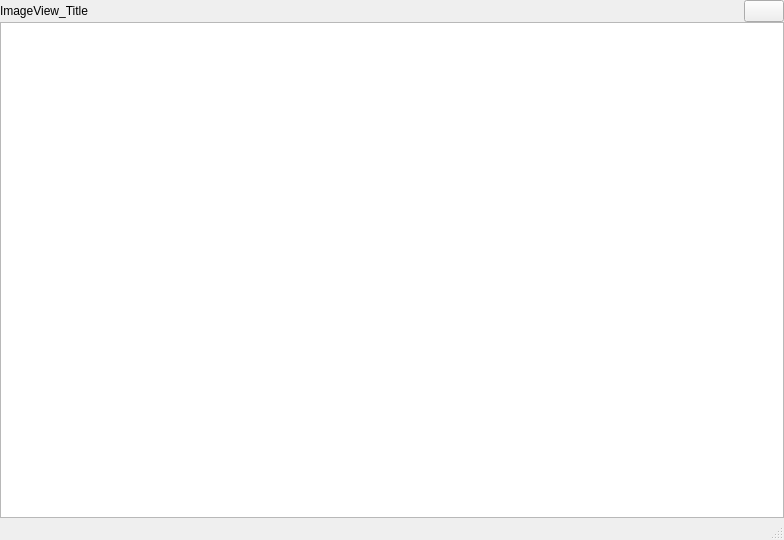
<?xml version="1.0" encoding="UTF-8"?>
<ui version="4.0">
 <class>ImageView</class>
 <widget class="QWidget" name="ImageView">
  <property name="geometry">
   <rect>
    <x>0</x>
    <y>0</y>
    <width>784</width>
    <height>540</height>
   </rect>
  </property>
  <property name="windowTitle">
   <string>Form</string>
  </property>
  <layout class="QGridLayout" name="gridLayout_2">
   <property name="leftMargin">
    <number>0</number>
   </property>
   <property name="topMargin">
    <number>0</number>
   </property>
   <property name="rightMargin">
    <number>0</number>
   </property>
   <property name="bottomMargin">
    <number>0</number>
   </property>
   <property name="spacing">
    <number>0</number>
   </property>
   <item row="0" column="0">
    <widget class="ImageViewQTitleBar" name="m_titlebar" native="true">
     <layout class="QGridLayout" name="gridLayout">
      <property name="leftMargin">
       <number>0</number>
      </property>
      <property name="topMargin">
       <number>0</number>
      </property>
      <property name="rightMargin">
       <number>0</number>
      </property>
      <property name="bottomMargin">
       <number>0</number>
      </property>
      <property name="spacing">
       <number>0</number>
      </property>
      <item row="0" column="2">
       <widget class="QPushButton" name="m_btn_max">
        <property name="text">
         <string/>
        </property>
        <property name="icon">
         <iconset resource="angstrong.qrc">
          <normaloff>:/AngStrong/image_ico/button/max_normal.png</normaloff>:/AngStrong/image_ico/button/max_normal.png</iconset>
        </property>
       </widget>
      </item>
      <item row="0" column="0">
       <widget class="QLabel" name="m_lab_title">
        <property name="text">
         <string>ImageView_Title</string>
        </property>
       </widget>
      </item>
      <item row="0" column="1">
       <spacer name="horizontalSpacer">
        <property name="orientation">
         <enum>Qt::Horizontal</enum>
        </property>
        <property name="sizeHint" stdset="0">
         <size>
          <width>40</width>
          <height>20</height>
         </size>
        </property>
       </spacer>
      </item>
     </layout>
    </widget>
   </item>
   <item row="1" column="0" colspan="2">
    <widget class="ImageViewQView" name="m_graphicsview">
     <property name="mouseTracking">
      <bool>true</bool>
     </property>
     <property name="verticalScrollBarPolicy">
      <enum>Qt::ScrollBarAlwaysOff</enum>
     </property>
     <property name="horizontalScrollBarPolicy">
      <enum>Qt::ScrollBarAlwaysOff</enum>
     </property>
    </widget>
   </item>
   <item row="2" column="0" colspan="2">
    <widget class="ImageViewQStatusBar" name="m_statusbar"/>
   </item>
  </layout>
 </widget>
 <customwidgets>
  <customwidget>
   <class>ImageViewQView</class>
   <extends>QGraphicsView</extends>
   <header>imageview_qview.h</header>
  </customwidget>
  <customwidget>
   <class>ImageViewQTitleBar</class>
   <extends>QWidget</extends>
   <header>imageview_qtitlebar.h</header>
   <container>1</container>
  </customwidget>
  <customwidget>
   <class>ImageViewQStatusBar</class>
   <extends>QStatusBar</extends>
   <header>imageview_qstatusbar.h</header>
  </customwidget>
 </customwidgets>
 <resources>
  <include location="angstrong.qrc"/>
 </resources>
 <connections/>
</ui>
